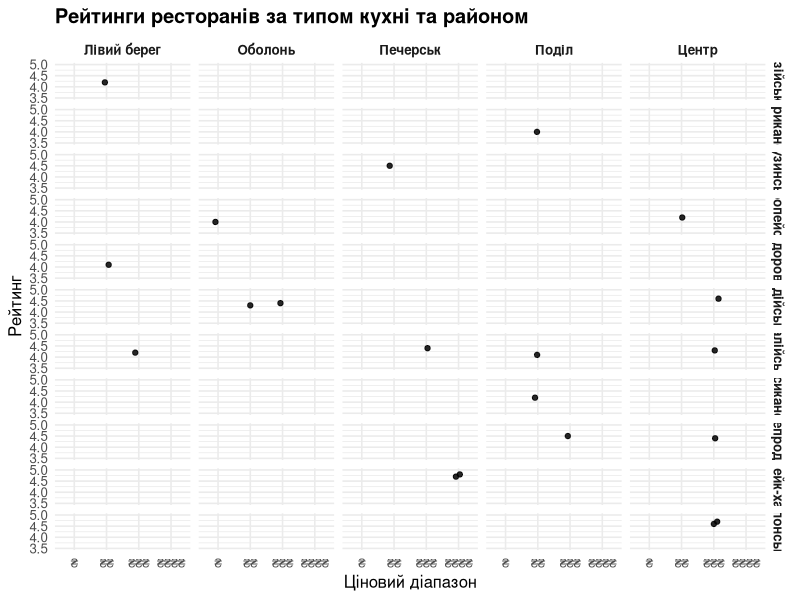
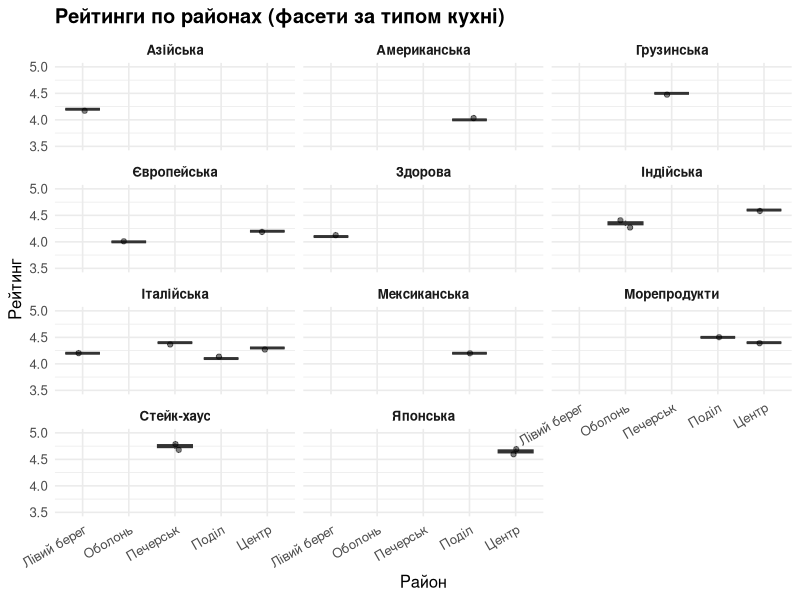

Write R code to recreate these figures, in order. (Note: this script raises an error after producing the figures.)
# ==========================================================
# ЛАБОРАТОРНА: Візуалізація + структури даних + імпорт/експорт
# Пакети: ggplot2, dplyr, readxl, openxlsx
# (plotly, readr НЕ використовується)
# ==========================================================

# --- 1) Підключення пакетів ---
library(ggplot2)
library(dplyr)

# Якщо openxlsx встановлений — підключимо (не обов'язково)
has_openxlsx <- requireNamespace("openxlsx", quietly = TRUE)
if (has_openxlsx) library(openxlsx)

# --- 2) Створення датасету (структура: data frame / tibble) ---
restaurants <- data.frame(
  name = c(
    "Bistro Verde", "Kyiv Sushi Lab", "Trattoria Roma", "Burger Corner", "Curry House",
    "Saffron Grill", "La Piazza", "Pho Saigon", "Khinkali Point", "Ocean Grill",
    "Bakery&Coffee", "Steak District", "Pasta & Wine", "Green Bowl", "Taco Street",
    "Ramen Bar", "Meat & Fire", "Dolce Vita", "Spice Route", "Fish & Lemon"
  ),
  cuisine = c(
    "Європейська", "Японська", "Італійська", "Американська", "Індійська",
    "Індійська", "Італійська", "Азійська", "Грузинська", "Морепродукти",
    "Європейська", "Стейк-хаус", "Італійська", "Здорова", "Мексиканська",
    "Японська", "Стейк-хаус", "Італійська", "Індійська", "Морепродукти"
  ),
  rating = c(4.2, 4.7, 4.4, 4.0, 4.3, 4.6, 4.1, 4.2, 4.5, 4.4,
             4.0, 4.8, 4.3, 4.1, 4.2, 4.6, 4.7, 4.2, 4.4, 4.5),
  price_range = c(
    "₴₴", "₴₴₴", "₴₴₴", "₴₴", "₴₴",
    "₴₴₴", "₴₴", "₴₴", "₴₴", "₴₴₴",
    "₴", "₴₴₴₴", "₴₴₴", "₴₴", "₴₴",
    "₴₴₴", "₴₴₴₴", "₴₴₴", "₴₴₴", "₴₴₴"
  ),
  district = c(
    "Центр", "Центр", "Печерськ", "Поділ", "Оболонь",
    "Центр", "Поділ", "Лівий берег", "Печерськ", "Центр",
    "Оболонь", "Печерськ", "Центр", "Лівий берег", "Поділ",
    "Центр", "Печерськ", "Лівий берег", "Оболонь", "Поділ"
  ),
  stringsAsFactors = FALSE
)

# Перевірка структури даних
print(restaurants)
str(restaurants)
summary(restaurants)

# --- 3) Приведення типів даних (factor) ---
restaurants <- restaurants %>%
  mutate(
    cuisine = factor(cuisine),
    district = factor(district),
    price_range = factor(price_range, levels = c("₴", "₴₴", "₴₴₴", "₴₴₴₴"))
  )

# --- 4) Візуалізація: фасетні діаграми рейтингів ---
# 4.1 Фасети: кухня ~ район (точки)
p1 <- ggplot(restaurants, aes(x = price_range, y = rating)) +
  geom_jitter(width = 0.15, height = 0, alpha = 0.85) +
  facet_grid(cuisine ~ district) +
  labs(
    title = "Рейтинги ресторанів за типом кухні та районом",
    x = "Ціновий діапазон",
    y = "Рейтинг"
  ) +
  theme_minimal(base_size = 12) +
  theme(
    strip.text = element_text(face = "bold"),
    plot.title = element_text(face = "bold")
  ) +
  ylim(3.5, 5.0)

print(p1)

# 4.2 Фасети: по кухнях (boxplot по районах)
p2 <- ggplot(restaurants, aes(x = district, y = rating)) +
  geom_boxplot(outlier.alpha = 0.6) +
  geom_jitter(width = 0.15, alpha = 0.5) +
  facet_wrap(~ cuisine, ncol = 3) +
  labs(
    title = "Рейтинги по районах (фасети за типом кухні)",
    x = "Район",
    y = "Рейтинг"
  ) +
  theme_minimal(base_size = 12) +
  theme(
    axis.text.x = element_text(angle = 30, hjust = 1),
    strip.text = element_text(face = "bold"),
    plot.title = element_text(face = "bold")
  ) +
  ylim(3.5, 5.0)

print(p2)

# --- 5) Експорт та імпорт даних (CSV без readr) ---
write.csv(restaurants, "restaurants.csv", row.names = FALSE)
restaurants_csv <- read.csv("restaurants.csv", stringsAsFactors = FALSE)
cat("\nCSV імпорт успішний, перші рядки:\n")
print(head(restaurants_csv))

# --- 6) (Опційно) Excel через openxlsx ---
if (has_openxlsx) {
  write.xlsx(restaurants, "restaurants.xlsx", overwrite = TRUE)
  restaurants_xlsx <- read.xlsx("restaurants.xlsx")
  cat("\nExcel імпорт успішний, перші рядки:\n")
  print(head(restaurants_xlsx))
} else {
  cat("\nopenxlsx не встановлений — Excel-частину пропускаємо (CSV достатньо).\n")
}
